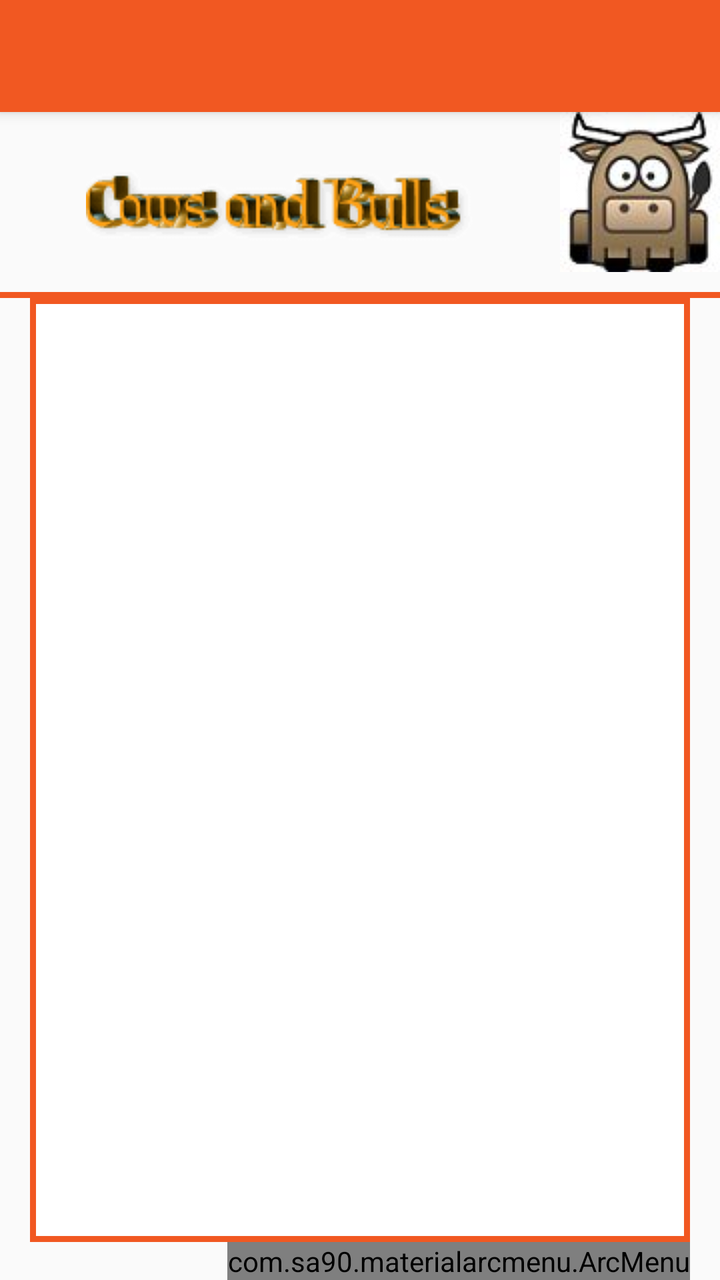
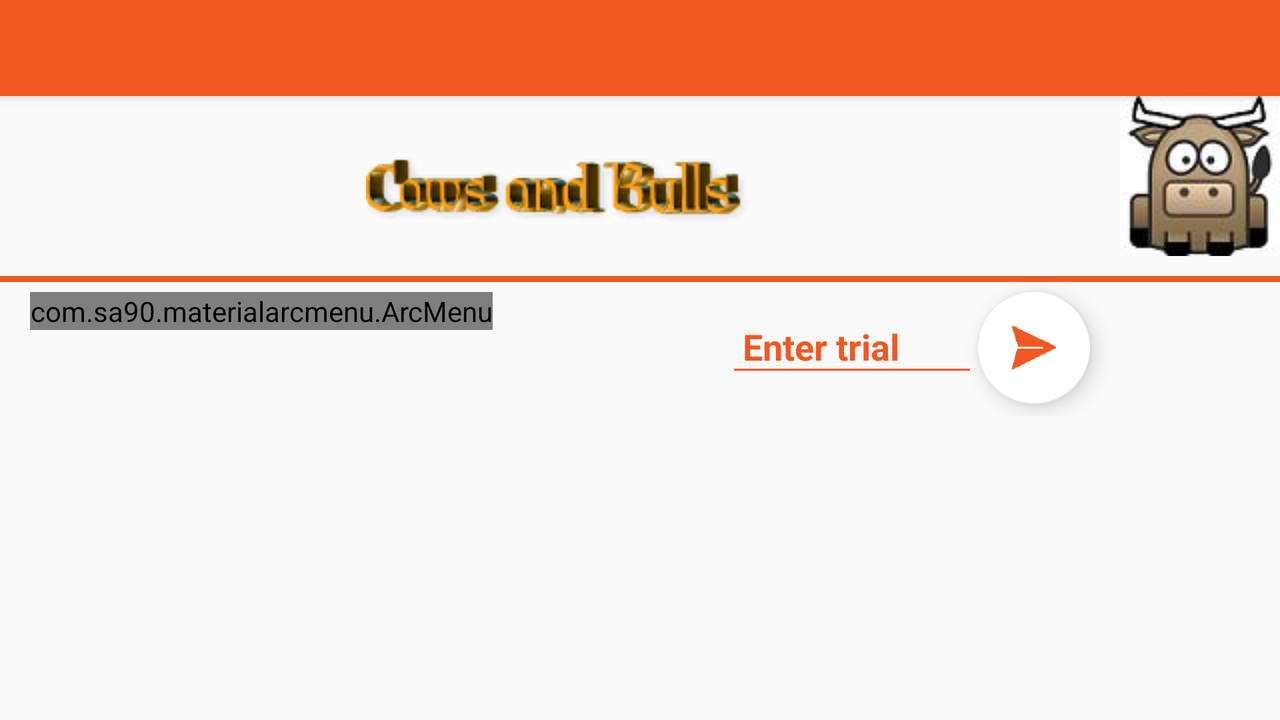

The same Android screen from two of the app's own layout files: first res/layout/ as a phone draws it, then the repository's variant for another configuration, drawn on a device whose configuration selects that folder. Both files follow.
<!-- AndroidManifest.xml: application theme AppTheme -->
<!-- res/layout/activity_game_board.xml -->
<?xml version="1.0" encoding="utf-8"?>
<android.support.design.widget.CoordinatorLayout xmlns:android="http://schemas.android.com/apk/res/android"
    xmlns:app="http://schemas.android.com/apk/res-auto"
    xmlns:tools="http://schemas.android.com/tools"
    android:layout_width="match_parent"
    android:layout_height="match_parent"
    android:fitsSystemWindows="true"
    tools:context="puzzle.board.game.cowsandbulls.GameBoard">

    <android.support.design.widget.AppBarLayout
        android:layout_width="match_parent"
        android:layout_height="wrap_content"
        android:theme="@style/AppTheme.AppBarOverlay">

        <android.support.v7.widget.Toolbar
            android:id="@+id/toolbar"
            android:layout_width="match_parent"
            android:layout_height="?attr/actionBarSize"
            android:background="?attr/colorPrimary"
            app:popupTheme="@style/AppTheme.PopupOverlay" />

    </android.support.design.widget.AppBarLayout>

    <include layout="@layout/content_game_board" />

    <RelativeLayout
        android:layout_width="match_parent"
        android:layout_height="wrap_content"
        android:layout_marginTop="?attr/actionBarSize"
        android:id="@+id/entriesLayout">

        <ImageView
            android:layout_width="wrap_content"
            android:layout_height="wrap_content"
            android:id="@+id/cow"
            android:src="@drawable/cow"/>
        <ImageView
            android:layout_width="wrap_content"
            android:layout_height="wrap_content"
            android:id="@+id/bull"
            android:src="@drawable/bull"
            android:layout_alignParentEnd="true"
            android:layout_alignParentRight="true"/>
        <ImageView
            android:layout_width="wrap_content"
            android:layout_height="wrap_content"
            android:src="@drawable/title"
            android:id="@+id/title"
            android:layout_toRightOf="@+id/cow"
            android:paddingTop="@dimen/smallDist"
            android:paddingBottom="@dimen/smallDist"
            android:layout_alignBottom="@id/bull"
            android:layout_toLeftOf="@id/bull"/>
        <TextView
            android:layout_width="match_parent"
            android:layout_height="3dp"
            android:id="@+id/divider"
            android:layout_marginTop="10dp"
            android:background="@color/themeColor"
            android:layout_below="@id/bull"/>



        <LinearLayout
            android:layout_width="wrap_content"
            android:layout_height="wrap_content"
            android:layout_below="@+id/divider"
            android:id="@+id/fragmentLayout"
            android:orientation="horizontal"
            android:gravity="end"
            android:layout_alignParentEnd="true"
            android:layout_alignParentRight="true">
            </LinearLayout>

        <ListView
            android:layout_width="wrap_content"
            android:layout_height="wrap_content"
            android:id="@+id/trials"
            android:background="@drawable/border"
            android:paddingTop="10dp"
            android:paddingBottom="10dp"
            android:layout_marginRight="@dimen/smallDist"
            android:layout_marginLeft="@dimen/smallDist"
            android:layout_below="@id/fragmentLayout"
            android:layout_above="@+id/arcmenu"/>

        <com.sa90.materialarcmenu.ArcMenu
            android:id="@+id/arcmenu"
            android:layout_width="wrap_content"
            android:layout_height="wrap_content"
            app:menu_color="@color/white"
            app:menu_open="arc_left"
            app:menu_scr="@drawable/menu"
            android:layout_alignParentBottom="true"
            android:layout_alignParentRight="true"
            android:layout_alignParentEnd="true"
            android:layout_marginRight="@dimen/smallDist">

            <android.support.design.widget.FloatingActionButton
                android:id="@+id/giveUP"
                android:layout_width="wrap_content"
                android:layout_height="wrap_content"
                android:src="@drawable/give_up"
                app:backgroundTint="@color/white" />

            <android.support.design.widget.FloatingActionButton
                android:id="@+id/play_again"
                android:layout_width="wrap_content"
                android:layout_height="wrap_content"
                android:src="@drawable/reset"
                android:tag="Reset"
                app:backgroundTint="@color/white" />

            <android.support.design.widget.FloatingActionButton
                android:id="@+id/rules"
                android:layout_width="wrap_content"
                android:layout_height="wrap_content"
                android:src="@drawable/rules"
                app:backgroundTint="@color/white" />

        </com.sa90.materialarcmenu.ArcMenu>

        </RelativeLayout>



</android.support.design.widget.CoordinatorLayout>
<!-- res/layout/content_game_board.xml (included above) -->
<?xml version="1.0" encoding="utf-8"?>
<RelativeLayout xmlns:android="http://schemas.android.com/apk/res/android"
    xmlns:app="http://schemas.android.com/apk/res-auto"
    xmlns:tools="http://schemas.android.com/tools"
    android:layout_width="match_parent"
    android:layout_height="match_parent"
    android:paddingBottom="@dimen/activity_vertical_margin"
    android:paddingLeft="@dimen/activity_horizontal_margin"
    android:paddingRight="@dimen/activity_horizontal_margin"
    android:paddingTop="@dimen/activity_vertical_margin"
    app:layout_behavior="@string/appbar_scrolling_view_behavior"
    tools:context="puzzle.board.game.cowsandbulls.GameBoard"
    tools:showIn="@layout/activity_game_board">

</RelativeLayout>
<!-- resources referenced by this layout -->
<resources>
  <color name="themeColor">#F15822</color>
  <color name="white">#fff</color>
  <dimen name="activity_horizontal_margin">16dp</dimen>
  <dimen name="activity_vertical_margin">16dp</dimen>
  <dimen name="smallDist">15dp</dimen>
  <!-- drawable border (drawable) -->
  <?xml version="1.0" encoding="utf-8"?>
  <shape xmlns:android="http://schemas.android.com/apk/res/android" android:shape="rectangle" >
  
      <solid android:color="#FFF" />
      <stroke android:width="3dp" android:color="@color/themeColor" />
  </shape>
  <!-- drawable bull: jpg bitmap (drawable, 3320 bytes) -->
  <!-- drawable give_up: png bitmap (drawable, 3520 bytes) -->
  <!-- drawable menu: png bitmap (drawable, 3034 bytes) -->
  <!-- drawable reset: png bitmap (drawable, 3698 bytes) -->
  <!-- drawable rules: png bitmap (drawable, 11194 bytes) -->
  <!-- drawable title: png bitmap (drawable, 2788 bytes) -->
  <style name="AppTheme.AppBarOverlay" parent="ThemeOverlay.AppCompat.Dark.ActionBar" />
  <style name="AppTheme.PopupOverlay" parent="ThemeOverlay.AppCompat.Light" />
  <style name="AppTheme" parent="Theme.AppCompat.Light.DarkActionBar">
          
          <item name="colorPrimary">@color/themeColor</item>
          <item name="colorPrimaryDark">@color/colorPrimaryDark</item>
          <item name="colorAccent">@color/colorAccent</item>
      </style>
  <color name="colorPrimaryDark">#303F9F</color>
  <color name="colorAccent">#fff</color>
</resources>
<!-- res/layout-land/activity_game_board.xml (the repository's variant of the layout above) -->
<!-- drawn on the phone turned sideways -->
<?xml version="1.0" encoding="utf-8"?>
<android.support.design.widget.CoordinatorLayout xmlns:android="http://schemas.android.com/apk/res/android"
    xmlns:app="http://schemas.android.com/apk/res-auto"
    xmlns:tools="http://schemas.android.com/tools"
    android:layout_width="match_parent"
    android:layout_height="match_parent"
    android:fitsSystemWindows="true"
    tools:context="puzzle.board.game.cowsandbulls.GameBoard">

    <android.support.design.widget.AppBarLayout
        android:layout_width="match_parent"
        android:layout_height="wrap_content"
        android:theme="@style/AppTheme.AppBarOverlay">

        <android.support.v7.widget.Toolbar
            android:id="@+id/toolbar"
            android:layout_width="match_parent"
            android:layout_height="?attr/actionBarSize"
            android:background="?attr/colorPrimary"
            app:popupTheme="@style/AppTheme.PopupOverlay" />

    </android.support.design.widget.AppBarLayout>

    <include layout="@layout/content_game_board" />

    <RelativeLayout
        android:layout_width="match_parent"
        android:layout_height="wrap_content"
        android:layout_marginTop="?attr/actionBarSize"
        android:id="@+id/entriesLayout">

        <ImageView
            android:layout_width="wrap_content"
            android:layout_height="wrap_content"
            android:id="@+id/cow"
            android:src="@drawable/cow"/>
        <ImageView
            android:layout_width="wrap_content"
            android:layout_height="wrap_content"
            android:id="@+id/bull"
            android:src="@drawable/bull"
            android:layout_alignParentEnd="true"
            android:layout_alignParentRight="true"/>
        <ImageView
            android:layout_width="wrap_content"
            android:layout_height="wrap_content"
            android:src="@drawable/title"
            android:id="@+id/title"
            android:layout_toRightOf="@+id/cow"
            android:paddingTop="@dimen/smallDist"
            android:paddingBottom="@dimen/smallDist"
            android:layout_alignBottom="@id/bull"
            android:layout_toLeftOf="@id/bull"/>
        <TextView
            android:layout_width="match_parent"
            android:layout_height="3dp"
            android:id="@+id/divider"
            android:layout_marginTop="10dp"
            android:background="@color/themeColor"
            android:layout_below="@id/bull"/>

        <android.support.design.widget.TextInputLayout
            android:id="@+id/entryLayout"
            android:layout_width="wrap_content"
            android:layout_height="wrap_content"
            android:theme="@style/textStyle"
            android:layout_below="@+id/divider"
            android:layout_toLeftOf="@+id/play">

        <EditText
            android:layout_width="wrap_content"
            android:layout_height="wrap_content"
            android:textColorHint="@color/themeColor"
            android:id="@+id/entry"
            android:ems="6"
            android:hint=" Enter trial"
            android:inputType="number"
            android:textStyle="bold"
            android:textColor="@color/darkGreen"/>
        </android.support.design.widget.TextInputLayout>

        <android.support.design.widget.FloatingActionButton
            android:layout_width="wrap_content"
            android:layout_height="wrap_content"
            android:src="@drawable/enter"
            android:id="@+id/play"
            android:layout_toLeftOf="@+id/bull"
            android:layout_marginRight="@dimen/smallDist"
            android:layout_below="@+id/divider"
            android:layout_marginTop="5dp"/>

        <ListView
            android:layout_width="wrap_content"
            android:layout_height="wrap_content"
            android:id="@+id/trials"
            android:background="@drawable/border"
            android:layout_marginTop="6dp"
            android:layout_marginRight="@dimen/smallDist"
            android:layout_marginLeft="@dimen/smallDist"
            android:layout_below="@id/play"/>

        <com.sa90.materialarcmenu.ArcMenu
            android:id="@+id/arcmenu"
            android:layout_width="wrap_content"
            android:layout_height="wrap_content"
            app:menu_color="@color/white"
            app:menu_open="arc_right"
            app:menu_scr="@drawable/menu"
            android:layout_below="@+id/divider"
            android:layout_alignTop="@+id/play"
            android:layout_alignParentLeft="true"
            android:layout_marginLeft="@dimen/smallDist">

            <android.support.design.widget.FloatingActionButton
                android:id="@+id/giveUP"
                android:layout_width="wrap_content"
                android:layout_height="wrap_content"
                android:src="@drawable/give_up"
                app:backgroundTint="@color/white" />

            <android.support.design.widget.FloatingActionButton
                android:id="@+id/play_again"
                android:layout_width="wrap_content"
                android:layout_height="wrap_content"
                android:src="@drawable/reset"
                app:backgroundTint="@color/white" />

            <android.support.design.widget.FloatingActionButton
                android:id="@+id/fab_arc_menu_3"
                android:layout_width="wrap_content"
                android:layout_height="wrap_content"
                android:src="@android:drawable/ic_dialog_email"
                app:backgroundTint="#0fb33d" />

            <android.support.design.widget.FloatingActionButton
                android:id="@+id/fab_arc_menu_4"
                android:layout_width="wrap_content"
                android:layout_height="wrap_content"
                android:layout_margin="10dp"
                android:src="@android:drawable/ic_dialog_email"
                app:backgroundTint="#0fb33d" />

        </com.sa90.materialarcmenu.ArcMenu>

        </RelativeLayout>



</android.support.design.widget.CoordinatorLayout>
<!-- res/layout/activity_game_board.xml (included above) -->
<?xml version="1.0" encoding="utf-8"?>
<android.support.design.widget.CoordinatorLayout xmlns:android="http://schemas.android.com/apk/res/android"
    xmlns:app="http://schemas.android.com/apk/res-auto"
    xmlns:tools="http://schemas.android.com/tools"
    android:layout_width="match_parent"
    android:layout_height="match_parent"
    android:fitsSystemWindows="true"
    tools:context="puzzle.board.game.cowsandbulls.GameBoard">

    <android.support.design.widget.AppBarLayout
        android:layout_width="match_parent"
        android:layout_height="wrap_content"
        android:theme="@style/AppTheme.AppBarOverlay">

        <android.support.v7.widget.Toolbar
            android:id="@+id/toolbar"
            android:layout_width="match_parent"
            android:layout_height="?attr/actionBarSize"
            android:background="?attr/colorPrimary"
            app:popupTheme="@style/AppTheme.PopupOverlay" />

    </android.support.design.widget.AppBarLayout>

    <include layout="@layout/content_game_board" />

    <RelativeLayout
        android:layout_width="match_parent"
        android:layout_height="wrap_content"
        android:layout_marginTop="?attr/actionBarSize"
        android:id="@+id/entriesLayout">

        <ImageView
            android:layout_width="wrap_content"
            android:layout_height="wrap_content"
            android:id="@+id/cow"
            android:src="@drawable/cow"/>
        <ImageView
            android:layout_width="wrap_content"
            android:layout_height="wrap_content"
            android:id="@+id/bull"
            android:src="@drawable/bull"
            android:layout_alignParentEnd="true"
            android:layout_alignParentRight="true"/>
        <ImageView
            android:layout_width="wrap_content"
            android:layout_height="wrap_content"
            android:src="@drawable/title"
            android:id="@+id/title"
            android:layout_toRightOf="@+id/cow"
            android:paddingTop="@dimen/smallDist"
            android:paddingBottom="@dimen/smallDist"
            android:layout_alignBottom="@id/bull"
            android:layout_toLeftOf="@id/bull"/>
        <TextView
            android:layout_width="match_parent"
            android:layout_height="3dp"
            android:id="@+id/divider"
            android:layout_marginTop="10dp"
            android:background="@color/themeColor"
            android:layout_below="@id/bull"/>



        <LinearLayout
            android:layout_width="wrap_content"
            android:layout_height="wrap_content"
            android:layout_below="@+id/divider"
            android:id="@+id/fragmentLayout"
            android:orientation="horizontal"
            android:gravity="end"
            android:layout_alignParentEnd="true"
            android:layout_alignParentRight="true">
            </LinearLayout>

        <ListView
            android:layout_width="wrap_content"
            android:layout_height="wrap_content"
            android:id="@+id/trials"
            android:background="@drawable/border"
            android:paddingTop="10dp"
            android:paddingBottom="10dp"
            android:layout_marginRight="@dimen/smallDist"
            android:layout_marginLeft="@dimen/smallDist"
            android:layout_below="@id/fragmentLayout"
            android:layout_above="@+id/arcmenu"/>

        <com.sa90.materialarcmenu.ArcMenu
            android:id="@+id/arcmenu"
            android:layout_width="wrap_content"
            android:layout_height="wrap_content"
            app:menu_color="@color/white"
            app:menu_open="arc_left"
            app:menu_scr="@drawable/menu"
            android:layout_alignParentBottom="true"
            android:layout_alignParentRight="true"
            android:layout_alignParentEnd="true"
            android:layout_marginRight="@dimen/smallDist">

            <android.support.design.widget.FloatingActionButton
                android:id="@+id/giveUP"
                android:layout_width="wrap_content"
                android:layout_height="wrap_content"
                android:src="@drawable/give_up"
                app:backgroundTint="@color/white" />

            <android.support.design.widget.FloatingActionButton
                android:id="@+id/play_again"
                android:layout_width="wrap_content"
                android:layout_height="wrap_content"
                android:src="@drawable/reset"
                android:tag="Reset"
                app:backgroundTint="@color/white" />

            <android.support.design.widget.FloatingActionButton
                android:id="@+id/rules"
                android:layout_width="wrap_content"
                android:layout_height="wrap_content"
                android:src="@drawable/rules"
                app:backgroundTint="@color/white" />

        </com.sa90.materialarcmenu.ArcMenu>

        </RelativeLayout>



</android.support.design.widget.CoordinatorLayout>
<!-- resources referenced by the variant -->
<!-- as the phone turned sideways resolves them -->
<resources>
  <color name="darkGreen">#4F4F2F</color>
  <color name="themeColor">#F15822</color>
  <color name="white">#fff</color>
  <dimen name="activity_horizontal_margin">16dp</dimen>
  <dimen name="activity_vertical_margin">16dp</dimen>
  <dimen name="smallDist">15dp</dimen>
  <!-- drawable border (drawable) -->
  <?xml version="1.0" encoding="utf-8"?>
  <shape xmlns:android="http://schemas.android.com/apk/res/android" android:shape="rectangle" >
  
      <solid android:color="#FFF" />
      <stroke android:width="3dp" android:color="@color/themeColor" />
  </shape>
  <!-- drawable bull: jpg bitmap (drawable, 3320 bytes) -->
  <!-- drawable enter: png bitmap (drawable, 1282 bytes) -->
  <!-- drawable give_up: png bitmap (drawable, 3520 bytes) -->
  <!-- drawable menu: png bitmap (drawable, 3034 bytes) -->
  <!-- drawable reset: png bitmap (drawable, 3698 bytes) -->
  <!-- drawable rules: png bitmap (drawable, 11194 bytes) -->
  <!-- drawable title: png bitmap (drawable, 2788 bytes) -->
  <style name="AppTheme.AppBarOverlay" parent="ThemeOverlay.AppCompat.Dark.ActionBar" />
  <style name="AppTheme.PopupOverlay" parent="ThemeOverlay.AppCompat.Light" />
  <style name="textStyle">
          <item name="android:textSize">18sp</item>
          <item name="android:textColor">@color/darkGreen</item>
          <item name="android:textStyle">bold</item>
  
          
          <item name="android:textColorHint">@color/themeColor</item>
          
          <item name="colorAccent">@color/themeColor</item>
          <item name="colorControlNormal">@color/themeColor</item>
          <item name="colorControlActivated">@color/themeColor</item>
      </style>
  <style name="AppTheme" parent="Theme.AppCompat.Light.DarkActionBar">
          
          <item name="colorPrimary">@color/themeColor</item>
          <item name="colorPrimaryDark">@color/colorPrimaryDark</item>
          <item name="colorAccent">@color/colorAccent</item>
      </style>
  <color name="colorPrimaryDark">#303F9F</color>
  <color name="colorAccent">#fff</color>
</resources>
